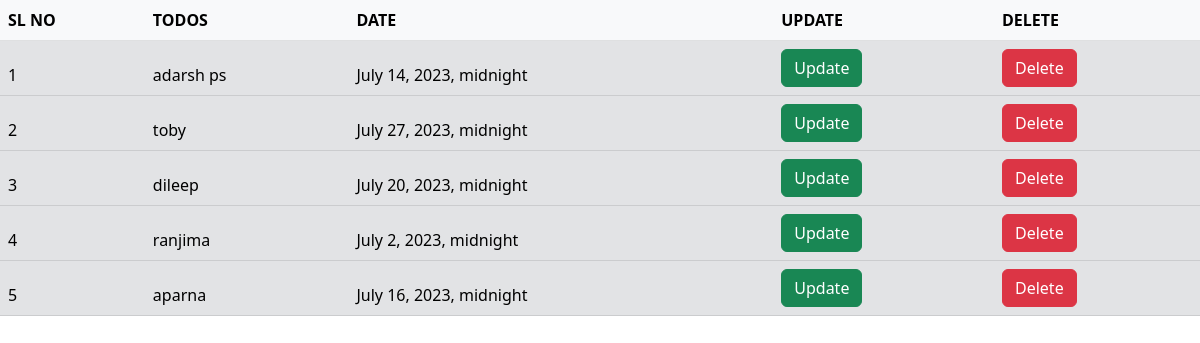
Screenshot of /view_todo with the database file from the repository.
### app/models.py (models this page shows)
class NoteBook(models.Model):
    objects = None
    notes = models.CharField(max_length=200)
    date = models.DateTimeField()

### app/views.py (the view)
# urls.py: path('view_todo',views.viewtodo,name='view_todo'),
def viewtodo(request):
    data = NoteBook.objects.all()
    return render(request,'viewtodo.html',{'data' : data})

### template/viewtodo.html (shortened to what this page needs)
<!DOCTYPE html>
<html lang="en">
<head>
    <link href="https://cdn.jsdelivr.net/npm/bootstrap@5.3.0/dist/css/bootstrap.min.css" rel="stylesheet">
</head>
<body>
<table class="table">
  <thead>
    <tr class="table-light">
        <th>SL NO
        </th>
        <th>TODOS</th>
        <th>DATE</th>
        <th>UPDATE</th>
        <th>DELETE</th>
    </tr>
    {% for i in data %}
    <tr class="table-secondary">
        <td>{{forloop.counter}}</td>
        <td>{{i.notes}}</td>
        <td>{{i.date}}</td>
        <td><a href="{% url 'updatetodo' i.id %}" class="btn btn-success">Update</a></td>
        <td><a href="{% url 'deletetodo' i.id %}" class="btn btn-danger">Delete</a></td>
    </tr>
    {% endfor %}
  </thead>
</table>
</body>
</html>

### rows the page displays
NoteBook: notes "adarsh ps", date "July 14, 2023, midnight"
NoteBook: notes "toby", date "July 27, 2023, midnight"
NoteBook: notes "dileep", date "July 20, 2023, midnight"
NoteBook: notes "ranjima", date "July 2, 2023, midnight"
NoteBook: notes "aparna", date "July 16, 2023, midnight"
